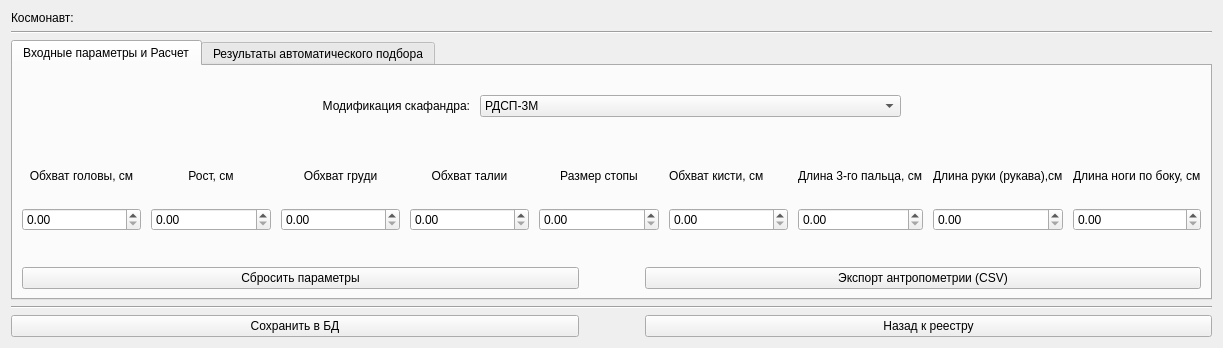
<?xml version="1.0" encoding="UTF-8"?>
<ui version="4.0">
 <class>Form</class>
 <widget class="QWidget" name="Form">
  <property name="geometry">
   <rect>
    <x>0</x>
    <y>0</y>
    <width>1223</width>
    <height>348</height>
   </rect>
  </property>
  <property name="sizePolicy">
   <sizepolicy hsizetype="Minimum" vsizetype="Preferred">
    <horstretch>0</horstretch>
    <verstretch>0</verstretch>
   </sizepolicy>
  </property>
  <property name="windowTitle">
   <string>Form</string>
  </property>
  <layout class="QVBoxLayout" name="verticalLayout">
   <item>
    <widget class="QLabel" name="labelAstranautName">
     <property name="text">
      <string>Космонавт:</string>
     </property>
    </widget>
   </item>
   <item>
    <widget class="Line" name="line">
     <property name="orientation">
      <enum>Qt::Orientation::Horizontal</enum>
     </property>
    </widget>
   </item>
   <item>
    <widget class="QTabWidget" name="tabWidget">
     <property name="currentIndex">
      <number>0</number>
     </property>
     <widget class="QWidget" name="tab">
      <attribute name="title">
       <string>Входные параметры и Расчет</string>
      </attribute>
      <layout class="QVBoxLayout" name="verticalLayout_14">
       <item>
        <layout class="QHBoxLayout" name="horizontalLayout_4">
         <property name="spacing">
          <number>10</number>
         </property>
         <property name="leftMargin">
          <number>300</number>
         </property>
         <property name="topMargin">
          <number>20</number>
         </property>
         <property name="rightMargin">
          <number>300</number>
         </property>
         <property name="bottomMargin">
          <number>0</number>
         </property>
         <item>
          <widget class="QLabel" name="label_3">
           <property name="sizePolicy">
            <sizepolicy hsizetype="Fixed" vsizetype="Preferred">
             <horstretch>0</horstretch>
             <verstretch>0</verstretch>
            </sizepolicy>
           </property>
           <property name="text">
            <string>Модификация скафандра:</string>
           </property>
           <property name="alignment">
            <set>Qt::AlignmentFlag::AlignRight|Qt::AlignmentFlag::AlignTrailing|Qt::AlignmentFlag::AlignVCenter</set>
           </property>
          </widget>
         </item>
         <item>
          <widget class="QComboBox" name="comboBox_mod">
           <property name="sizePolicy">
            <sizepolicy hsizetype="Minimum" vsizetype="Fixed">
             <horstretch>0</horstretch>
             <verstretch>0</verstretch>
            </sizepolicy>
           </property>
           <item>
            <property name="text">
             <string>РДСП-3М</string>
            </property>
           </item>
           <item>
            <property name="text">
             <string>РДСП-3М-01</string>
            </property>
           </item>
           <item>
            <property name="text">
             <string>РДТ-1</string>
            </property>
           </item>
          </widget>
         </item>
        </layout>
       </item>
       <item>
        <layout class="QHBoxLayout" name="horizontalLayout_2">
         <property name="spacing">
          <number>10</number>
         </property>
         <property name="topMargin">
          <number>30</number>
         </property>
         <property name="bottomMargin">
          <number>30</number>
         </property>
         <item>
          <layout class="QVBoxLayout" name="verticalLayout_3">
           <item>
            <widget class="QLabel" name="label_4">
             <property name="text">
              <string>Обхват головы, см</string>
             </property>
             <property name="alignment">
              <set>Qt::AlignmentFlag::AlignCenter</set>
             </property>
             <property name="wordWrap">
              <bool>true</bool>
             </property>
            </widget>
           </item>
           <item>
            <widget class="QDoubleSpinBox" name="doubleSpinBox_head"/>
           </item>
          </layout>
         </item>
         <item>
          <layout class="QVBoxLayout" name="verticalLayout_4">
           <item>
            <widget class="QLabel" name="label_5">
             <property name="text">
              <string>Рост, см</string>
             </property>
             <property name="alignment">
              <set>Qt::AlignmentFlag::AlignCenter</set>
             </property>
             <property name="wordWrap">
              <bool>true</bool>
             </property>
            </widget>
           </item>
           <item>
            <widget class="QDoubleSpinBox" name="doubleSpinBox_height"/>
           </item>
          </layout>
         </item>
         <item>
          <layout class="QVBoxLayout" name="verticalLayout_5">
           <item>
            <widget class="QLabel" name="label_6">
             <property name="text">
              <string>Обхват груди</string>
             </property>
             <property name="alignment">
              <set>Qt::AlignmentFlag::AlignCenter</set>
             </property>
             <property name="wordWrap">
              <bool>true</bool>
             </property>
            </widget>
           </item>
           <item>
            <widget class="QDoubleSpinBox" name="doubleSpinBox_chest"/>
           </item>
          </layout>
         </item>
         <item>
          <layout class="QVBoxLayout" name="verticalLayout_6">
           <item>
            <widget class="QLabel" name="label_7">
             <property name="text">
              <string>Обхват талии</string>
             </property>
             <property name="alignment">
              <set>Qt::AlignmentFlag::AlignCenter</set>
             </property>
             <property name="wordWrap">
              <bool>true</bool>
             </property>
            </widget>
           </item>
           <item>
            <widget class="QDoubleSpinBox" name="doubleSpinBox_waist"/>
           </item>
          </layout>
         </item>
         <item>
          <layout class="QVBoxLayout" name="verticalLayout_7">
           <item>
            <widget class="QLabel" name="label_8">
             <property name="text">
              <string>Размер стопы</string>
             </property>
             <property name="alignment">
              <set>Qt::AlignmentFlag::AlignCenter</set>
             </property>
             <property name="wordWrap">
              <bool>true</bool>
             </property>
            </widget>
           </item>
           <item>
            <widget class="QDoubleSpinBox" name="doubleSpinBox_foot_size"/>
           </item>
          </layout>
         </item>
         <item>
          <layout class="QVBoxLayout" name="verticalLayout_8">
           <item>
            <widget class="QLabel" name="label">
             <property name="text">
              <string>Обхват кисти, см</string>
             </property>
             <property name="wordWrap">
              <bool>true</bool>
             </property>
            </widget>
           </item>
           <item>
            <widget class="QDoubleSpinBox" name="doubleSpinBox_wrist_circ"/>
           </item>
          </layout>
         </item>
         <item>
          <layout class="QVBoxLayout" name="verticalLayout_10">
           <item>
            <widget class="QLabel" name="label_2">
             <property name="text">
              <string>Длина 3-го пальца, см</string>
             </property>
             <property name="wordWrap">
              <bool>true</bool>
             </property>
            </widget>
           </item>
           <item>
            <widget class="QDoubleSpinBox" name="doubleSpinBox_finger_len"/>
           </item>
          </layout>
         </item>
         <item>
          <layout class="QVBoxLayout" name="verticalLayout_11">
           <item>
            <widget class="QLabel" name="label_11">
             <property name="text">
              <string>Длина руки (рукава),см</string>
             </property>
             <property name="wordWrap">
              <bool>true</bool>
             </property>
            </widget>
           </item>
           <item>
            <widget class="QDoubleSpinBox" name="doubleSpinBox_arm_len"/>
           </item>
          </layout>
         </item>
         <item>
          <layout class="QVBoxLayout" name="verticalLayout_13">
           <item>
            <widget class="QLabel" name="label_12">
             <property name="text">
              <string>Длина ноги по боку, см</string>
             </property>
             <property name="wordWrap">
              <bool>true</bool>
             </property>
            </widget>
           </item>
           <item>
            <widget class="QDoubleSpinBox" name="doubleSpinBox_leg_len"/>
           </item>
          </layout>
         </item>
        </layout>
       </item>
       <item>
        <layout class="QHBoxLayout" name="horizontalLayout_15">
         <item>
          <widget class="QPushButton" name="btnResetInputs">
           <property name="sizePolicy">
            <sizepolicy hsizetype="Minimum" vsizetype="Fixed">
             <horstretch>0</horstretch>
             <verstretch>0</verstretch>
            </sizepolicy>
           </property>
           <property name="text">
            <string>Сбросить параметры</string>
           </property>
          </widget>
         </item>
         <item>
          <spacer name="horizontalSpacer_4">
           <property name="orientation">
            <enum>Qt::Orientation::Horizontal</enum>
           </property>
           <property name="sizeType">
            <enum>QSizePolicy::Policy::Fixed</enum>
           </property>
           <property name="sizeHint" stdset="0">
            <size>
             <width>60</width>
             <height>20</height>
            </size>
           </property>
          </spacer>
         </item>
         <item>
          <widget class="QPushButton" name="btnExportAnthroCsv">
           <property name="sizePolicy">
            <sizepolicy hsizetype="Minimum" vsizetype="Fixed">
             <horstretch>0</horstretch>
             <verstretch>0</verstretch>
            </sizepolicy>
           </property>
           <property name="text">
            <string>Экспорт антропометрии (CSV)</string>
           </property>
          </widget>
         </item>
        </layout>
       </item>
      </layout>
     </widget>
     <widget class="QWidget" name="tab_2">
      <attribute name="title">
       <string>Результаты автоматического подбора</string>
      </attribute>
      <layout class="QVBoxLayout" name="verticalLayout_2">
       <item>
        <spacer name="verticalSpacer_2">
         <property name="orientation">
          <enum>Qt::Orientation::Vertical</enum>
         </property>
         <property name="sizeType">
          <enum>QSizePolicy::Policy::Fixed</enum>
         </property>
         <property name="sizeHint" stdset="0">
          <size>
           <width>20</width>
           <height>20</height>
          </size>
         </property>
        </spacer>
       </item>
       <item>
        <widget class="QTableWidget" name="tableResultKit">
         <property name="sizePolicy">
          <sizepolicy hsizetype="Preferred" vsizetype="Fixed">
           <horstretch>0</horstretch>
           <verstretch>10</verstretch>
          </sizepolicy>
         </property>
         <property name="minimumSize">
          <size>
           <width>0</width>
           <height>40</height>
          </size>
         </property>
         <property name="styleSheet">
          <string notr="true">QHeaderView::section {
white-space: normal;
text-align: center;
}</string>
         </property>
         <property name="lineWidth">
          <number>1</number>
         </property>
         <property name="sortingEnabled">
          <bool>true</bool>
         </property>
         <property name="rowCount">
          <number>1</number>
         </property>
         <attribute name="horizontalHeaderMinimumSectionSize">
          <number>100</number>
         </attribute>
         <attribute name="horizontalHeaderDefaultSectionSize">
          <number>118</number>
         </attribute>
         <attribute name="horizontalHeaderShowSortIndicator" stdset="0">
          <bool>false</bool>
         </attribute>
         <attribute name="horizontalHeaderStretchLastSection">
          <bool>true</bool>
         </attribute>
         <attribute name="verticalHeaderVisible">
          <bool>false</bool>
         </attribute>
         <attribute name="verticalHeaderMinimumSectionSize">
          <number>40</number>
         </attribute>
         <attribute name="verticalHeaderDefaultSectionSize">
          <number>41</number>
         </attribute>
         <attribute name="verticalHeaderStretchLastSection">
          <bool>true</bool>
         </attribute>
         <row/>
         <column>
          <property name="text">
           <string>№Изд</string>
          </property>
          <property name="font">
           <font>
            <pointsize>11</pointsize>
           </font>
          </property>
         </column>
         <column>
          <property name="text">
           <string>Именной индекс</string>
          </property>
          <property name="font">
           <font>
            <pointsize>11</pointsize>
           </font>
          </property>
         </column>
         <column>
          <property name="text">
           <string>Размер оболочки</string>
          </property>
          <property name="font">
           <font>
            <pointsize>11</pointsize>
           </font>
          </property>
         </column>
         <column>
          <property name="text">
           <string>ГП-7С</string>
          </property>
          <property name="font">
           <font>
            <pointsize>11</pointsize>
           </font>
          </property>
         </column>
         <column>
          <property name="text">
           <string>ШЛ-10СА</string>
          </property>
          <property name="font">
           <font>
            <pointsize>11</pointsize>
           </font>
          </property>
         </column>
         <column>
          <property name="text">
           <string>Белье</string>
          </property>
          <property name="font">
           <font>
            <pointsize>11</pointsize>
           </font>
          </property>
         </column>
         <column>
          <property name="text">
           <string>Носки</string>
          </property>
          <property name="font">
           <font>
            <pointsize>11</pointsize>
           </font>
          </property>
         </column>
         <column>
          <property name="text">
           <string>Стельки</string>
          </property>
          <property name="font">
           <font>
            <pointsize>11</pointsize>
           </font>
          </property>
         </column>
         <column>
          <property name="text">
           <string>Перчатки стартовые</string>
          </property>
          <property name="font">
           <font>
            <pointsize>11</pointsize>
           </font>
          </property>
         </column>
         <column>
          <property name="text">
           <string>Обувь стартовая</string>
          </property>
          <property name="font">
           <font>
            <pointsize>11</pointsize>
           </font>
          </property>
         </column>
        </widget>
       </item>
       <item>
        <layout class="QHBoxLayout" name="horizontalLayout">
         <property name="spacing">
          <number>6</number>
         </property>
         <property name="leftMargin">
          <number>0</number>
         </property>
         <item>
          <spacer name="horizontalSpacer_5">
           <property name="orientation">
            <enum>Qt::Orientation::Horizontal</enum>
           </property>
           <property name="sizeType">
            <enum>QSizePolicy::Policy::Fixed</enum>
           </property>
           <property name="sizeHint" stdset="0">
            <size>
             <width>130</width>
             <height>20</height>
            </size>
           </property>
          </spacer>
         </item>
         <item>
          <widget class="QLabel" name="label_10">
           <property name="sizePolicy">
            <sizepolicy hsizetype="Minimum" vsizetype="Preferred">
             <horstretch>0</horstretch>
             <verstretch>0</verstretch>
            </sizepolicy>
           </property>
           <property name="text">
            <string>Перчатки кольчужные хирургические - размер</string>
           </property>
           <property name="alignment">
            <set>Qt::AlignmentFlag::AlignRight|Qt::AlignmentFlag::AlignTrailing|Qt::AlignmentFlag::AlignVCenter</set>
           </property>
           <property name="margin">
            <number>0</number>
           </property>
          </widget>
         </item>
         <item>
          <widget class="QComboBox" name="comboBox_surgical_chainmail_gloves_size">
           <property name="sizePolicy">
            <sizepolicy hsizetype="Minimum" vsizetype="Fixed">
             <horstretch>20</horstretch>
             <verstretch>0</verstretch>
            </sizepolicy>
           </property>
           <item>
            <property name="text">
             <string>M</string>
            </property>
           </item>
           <item>
            <property name="text">
             <string>L</string>
            </property>
           </item>
           <item>
            <property name="text">
             <string>S</string>
            </property>
           </item>
          </widget>
         </item>
         <item>
          <spacer name="horizontalSpacer">
           <property name="orientation">
            <enum>Qt::Orientation::Horizontal</enum>
           </property>
           <property name="sizeType">
            <enum>QSizePolicy::Policy::Fixed</enum>
           </property>
           <property name="sizeHint" stdset="0">
            <size>
             <width>60</width>
             <height>20</height>
            </size>
           </property>
          </spacer>
         </item>
         <item>
          <widget class="QLabel" name="label_9">
           <property name="text">
            <string>Эластичные впитывающие трусы - размер</string>
           </property>
          </widget>
         </item>
         <item>
          <widget class="QComboBox" name="comboBox_trousers_size">
           <property name="sizePolicy">
            <sizepolicy hsizetype="Minimum" vsizetype="Fixed">
             <horstretch>20</horstretch>
             <verstretch>0</verstretch>
            </sizepolicy>
           </property>
           <item>
            <property name="text">
             <string>M</string>
            </property>
           </item>
           <item>
            <property name="text">
             <string>L</string>
            </property>
           </item>
           <item>
            <property name="text">
             <string>S</string>
            </property>
           </item>
          </widget>
         </item>
         <item>
          <spacer name="horizontalSpacer_6">
           <property name="orientation">
            <enum>Qt::Orientation::Horizontal</enum>
           </property>
           <property name="sizeType">
            <enum>QSizePolicy::Policy::Fixed</enum>
           </property>
           <property name="sizeHint" stdset="0">
            <size>
             <width>160</width>
             <height>20</height>
            </size>
           </property>
          </spacer>
         </item>
        </layout>
       </item>
       <item>
        <spacer name="verticalSpacer">
         <property name="orientation">
          <enum>Qt::Orientation::Vertical</enum>
         </property>
         <property name="sizeType">
          <enum>QSizePolicy::Policy::Fixed</enum>
         </property>
         <property name="sizeHint" stdset="0">
          <size>
           <width>20</width>
           <height>10</height>
          </size>
         </property>
        </spacer>
       </item>
       <item>
        <layout class="QHBoxLayout" name="horizontalLayout_10">
         <item>
          <widget class="QPushButton" name="btnExportSpecCsv">
           <property name="text">
            <string>Экспорт спецификации (CSV)</string>
           </property>
          </widget>
         </item>
         <item>
          <spacer name="horizontalSpacer_2">
           <property name="orientation">
            <enum>Qt::Orientation::Horizontal</enum>
           </property>
           <property name="sizeType">
            <enum>QSizePolicy::Policy::Fixed</enum>
           </property>
           <property name="sizeHint" stdset="0">
            <size>
             <width>60</width>
             <height>20</height>
            </size>
           </property>
          </spacer>
         </item>
         <item>
          <widget class="QPushButton" name="btnCreateOrder">
           <property name="text">
            <string>Сформировать заказ</string>
           </property>
          </widget>
         </item>
        </layout>
       </item>
      </layout>
     </widget>
    </widget>
   </item>
   <item>
    <widget class="Line" name="line_2">
     <property name="orientation">
      <enum>Qt::Orientation::Horizontal</enum>
     </property>
    </widget>
   </item>
   <item>
    <layout class="QHBoxLayout" name="horizontalLayout_13">
     <item>
      <widget class="QPushButton" name="btnSaveAllToDb">
       <property name="text">
        <string>Сохранить в БД</string>
       </property>
      </widget>
     </item>
     <item>
      <spacer name="horizontalSpacer_3">
       <property name="orientation">
        <enum>Qt::Orientation::Horizontal</enum>
       </property>
       <property name="sizeType">
        <enum>QSizePolicy::Policy::Fixed</enum>
       </property>
       <property name="sizeHint" stdset="0">
        <size>
         <width>60</width>
         <height>20</height>
        </size>
       </property>
      </spacer>
     </item>
     <item>
      <widget class="QPushButton" name="btnCancelAndBack">
       <property name="text">
        <string>Назад к реестру</string>
       </property>
      </widget>
     </item>
    </layout>
   </item>
  </layout>
 </widget>
 <tabstops>
  <tabstop>tabWidget</tabstop>
  <tabstop>comboBox_mod</tabstop>
  <tabstop>doubleSpinBox_head</tabstop>
  <tabstop>doubleSpinBox_height</tabstop>
  <tabstop>doubleSpinBox_chest</tabstop>
  <tabstop>doubleSpinBox_waist</tabstop>
  <tabstop>doubleSpinBox_foot_size</tabstop>
  <tabstop>btnExportAnthroCsv</tabstop>
  <tabstop>tableResultKit</tabstop>
  <tabstop>btnSaveAllToDb</tabstop>
  <tabstop>btnExportSpecCsv</tabstop>
  <tabstop>btnCreateOrder</tabstop>
  <tabstop>btnResetInputs</tabstop>
  <tabstop>btnCancelAndBack</tabstop>
 </tabstops>
 <resources/>
 <connections>
  <connection>
   <sender>btnCancelAndBack</sender>
   <signal>clicked()</signal>
   <receiver>Form</receiver>
   <slot>close()</slot>
   <hints>
    <hint type="sourcelabel">
     <x>820</x>
     <y>326</y>
    </hint>
    <hint type="destinationlabel">
     <x>538</x>
     <y>174</y>
    </hint>
   </hints>
  </connection>
 </connections>
</ui>
